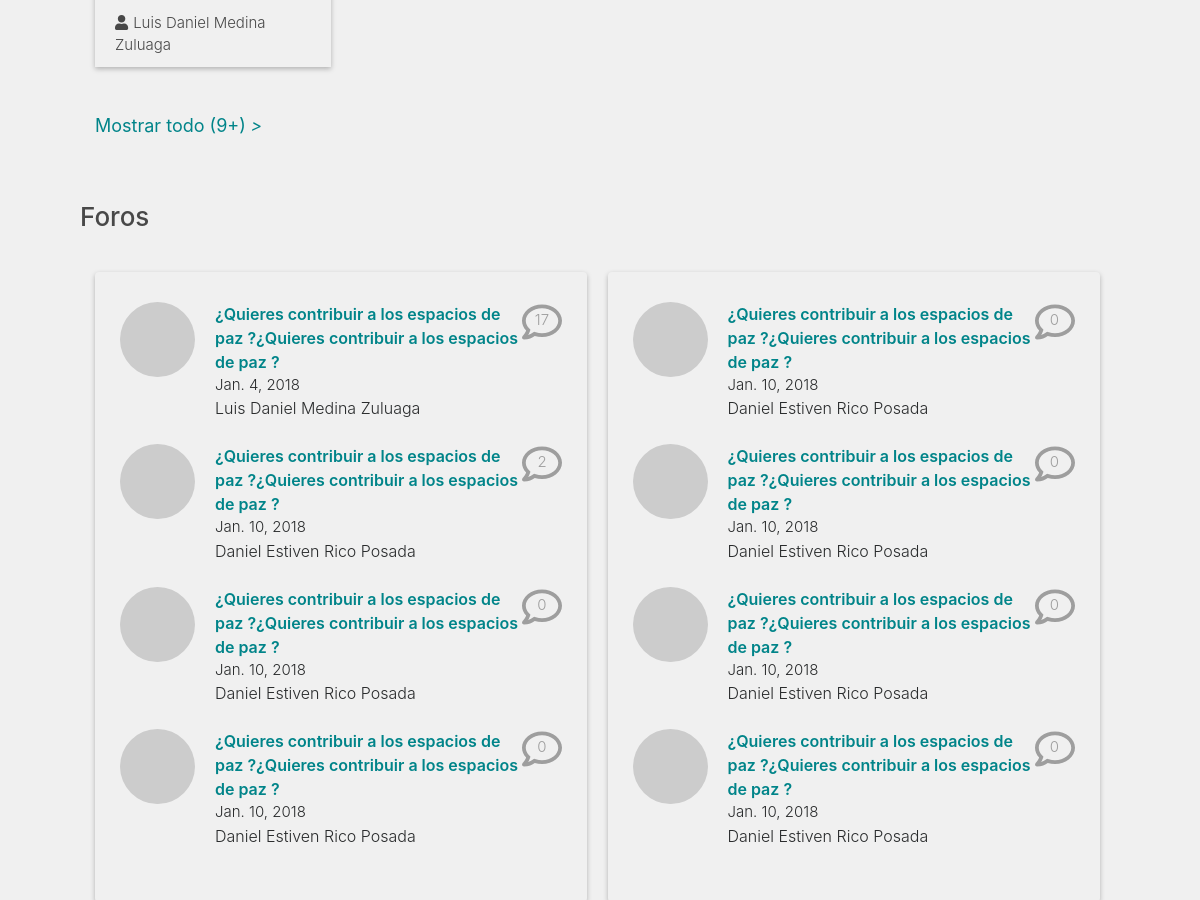
/ (middle part), run on an earlier commit of the app's database.
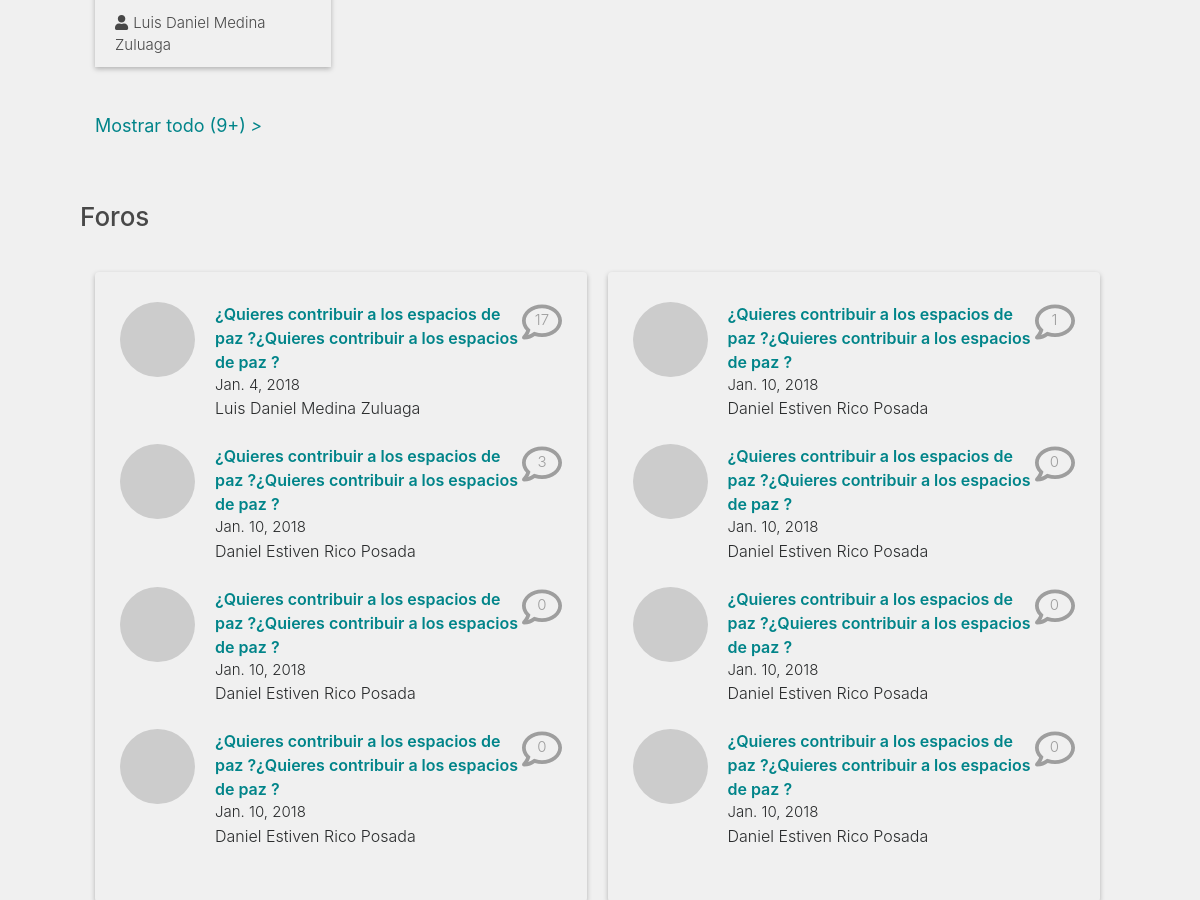
And on a later commit of the database.
### app/models.py (models this page shows)
class Thread(models.Model):
	author = models.ForeignKey(
		User,
		on_delete=models.SET_NULL,
		null=True
	)
	title = models.CharField(
		max_length=100,
		blank=False,
		null=False
	)
	description = models.TextField(
		default='',
		blank=False,
		null=False
	)
	pub_date = models.DateField(
		default=date.today
	)
	video_url = models.CharField(
		max_length=50,
		null=True,
		blank=True
	)
	audio_url = models.CharField(
		max_length=100,
		null=True,
		blank=True
	)
	img = models.ImageField(
		upload_to="uploads/",
		null=True,
		blank=True
	)
	status = models.CharField(
		max_length = 20,
		choices = STATUS_CHOICES,
		default = 'R'
	)
	views = models.PositiveIntegerField(
		default = 0
	)
	tags = models.ManyToManyField(ThreadTag)

### app/views.py (the view)
# urls.py: path('', Index.as_view(), name='index'),
class Index(ListView):
	template_name = 'app/index.html'
	context_object_name = 'thread_list'
	queryset = Thread.objects.order_by('pub_date')[:4]
	def get_context_data(self, **kwargs):
		context = super().get_context_data(**kwargs)
		context['secondary_threads'] = Thread.objects.order_by('pub_date')[4:8]
		context['experiences'] = Experience.objects.order_by('pub_date')[:9]
		context['th_quantity'] = Thread.objects.all().count()
		return context

### app/templatetags/auth_extras.py (called while the page is built)
@register.filter(name='has_group')
def has_group(user, group_name):
    try:
        group =  Group.objects.get(name=group_name)
    except Group.DoesNotExist:
        return False
    return group in user.groups.all()

### app/templates/app/index.html (shortened to what this page needs)
{% extends 'app/base.html' %}
{% block content %}
	<div class="container-fluid p-container">
		<section class="exp-section">
			<div class="exp-gra-c">
				<div class="experiences-c">
					{% for exp in experiences %}
					<div class="experience">
						<div class="exp-data">
							<div class="detail-c">
								<div class="publisher"><i class="fas fa-user"></i>{{exp.author.get_full_name}}</div>
							</div>
						</div>
					</div>
					{% endfor %}
				</div>
				<div class="more-exp">
					<a href="{% url 'experiences' %}" >Mostrar todo ({{experiences.count}}+) <i>></i></a>
				</div>
			</div>
		</section>
		<section class="forum-section">
			<div class="for-gra-c">
				<h3 class="border for-section-title">Foros</h3>
				<div class="forum-c">
					<div class="forum rounded">
						{% for thread in thread_list %}
							<div class="forum-item">
								<div class="f-image">
									<img class="rounded-circle" src="http://via.placeholder.com/75x75">
								</div>
								<div class="forum-inline">
									<div class="for-data">
										<a href="{% url 'thread-detail' thread.id %}">{{thread.title}}</a>
										<div class="comment-c">
											<i class="far fa-comment"></i>
											<div class="comment-counter">
												{{thread.comment_set.count}}
											</div>
										</div>
									</div>
									<div class="forum-publisher">
										<p class="f-date">{{ thread.pub_date }}</p>
										<p class="f-name">{{ thread.author.get_full_name }}</p>
									</div>
								</div>
							</div>
						{% endfor %}
					</div>
					<div class="forum rounded">
						{% for thread in secondary_threads %}
							<div class="forum-item">
								<div class="f-image">
									<img class="rounded-circle" src="http://via.placeholder.com/75x75">
								</div>
								<div class="forum-inline">
									<div class="for-data">
										<a href="{% url 'thread-detail' thread.id %}">{{thread.title}}</a>
										<div class="comment-c">
											<i class="far fa-comment"></i>
											<div class="comment-counter">
												{{thread.comment_set.count}}
											</div>
										</div>
									</div>
									<div class="forum-publisher">
										<p class="f-date">{{ thread.pub_date }}</p>
										<p class="f-name">{{ thread.author.get_full_name }}</p>
									</div>
								</div>
							</div>
						{% endfor %}
					</div>
				</div>
			</div>
		</section>
	</div>
{% endblock %}

What changed in the data, as far as the page shows it:
changed Thread (number 2 of 8 on the later page): comment_set.count "2" → "3"
changed Thread (number 5 of 8 on the later page): comment_set.count "0" → "1"
